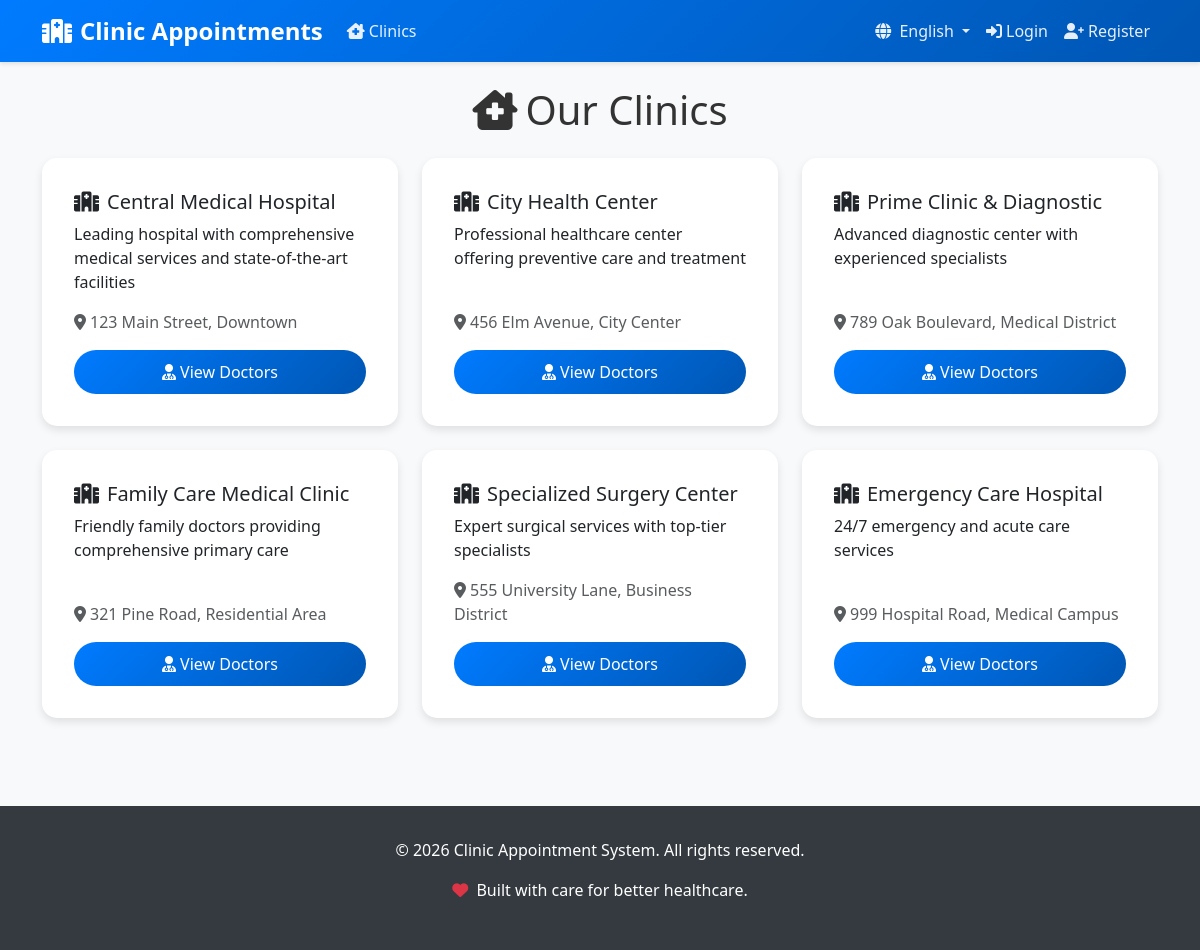
Page /clinics/ on the earlier database version.
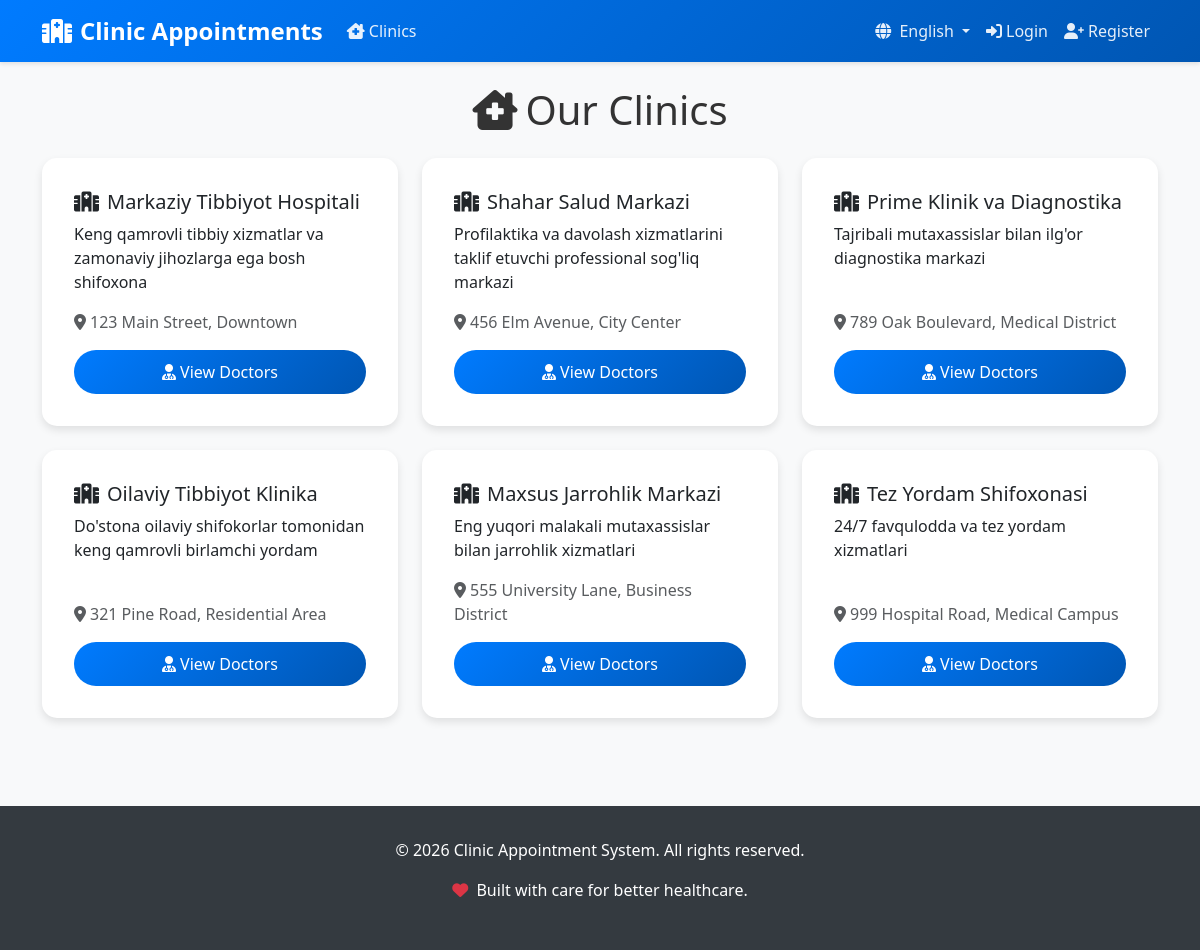
Same page on the later database version.
### clinic/models.py (models this page shows, shortened)
class Clinic(models.Model):
    name = models.CharField(_('Name'), max_length=100)
    address = models.TextField(_('Address'))
    description = models.TextField(_('Description'), blank=True)
    class Meta:
        verbose_name = _('Clinic')
        verbose_name_plural = _('Clinics')

### clinic/views.py (the view)
# urls.py: path('clinics/', views.clinic_list, name='clinic_list'),
def clinic_list(request):
    clinics = Clinic.objects.all()
    return render(request, 'clinic/clinic_list.html', {'clinics': clinics})

### clinic/templates/clinic/clinic_list.html (shortened to what this page needs)
{% extends 'clinic/base.html' %}
{% load i18n %}
{% block content %}
<div class="row">
    <div class="col-12">
        <h1 class="text-center mb-4"><i class="fas fa-clinic-medical me-2"></i>{% trans "Our Clinics" %}</h1>
    </div>
</div>
<div class="row">
    {% for clinic in clinics %}
    <div class="col-lg-4 col-md-6 mb-4">
        <div class="card h-100">
            <div class="card-body d-flex flex-column">
                <h5 class="card-title"><i class="fas fa-hospital me-2"></i>{{ clinic.name }}</h5>
                <p class="card-text flex-grow-1">{{ clinic.description }}</p>
                <p class="text-muted"><i class="fas fa-map-marker-alt me-1"></i>{{ clinic.address }}</p>
                <a href="{% url 'clinic_detail' clinic.id %}" class="btn btn-primary mt-auto"><i class="fas fa-user-md me-1"></i>{% trans "View Doctors" %}</a>
            </div>
        </div>
    </div>
    {% endfor %}
</div>
{% endblock %}

Differences in the rows shown:
changed Clinic "123 Main Street, Downtown": name "Central Medical Hospital" → "Markaziy Tibbiyot Hospitali"; description "Leading hospital with comprehensive medical services and state-of-the-art facilities" → "Keng qamrovli tibbiy xizmatlar va zamonaviy jihozlarga ega bosh shifoxona"
changed Clinic "456 Elm Avenue, City Center": name "City Health Center" → "Shahar Salud Markazi"; description "Professional healthcare center offering preventive care and treatment" → "Profilaktika va davolash xizmatlarini taklif etuvchi professional sog'liq markazi"
changed Clinic "789 Oak Boulevard, Medical District": name "Prime Clinic & Diagnostic" → "Prime Klinik va Diagnostika"; description "Advanced diagnostic center with experienced specialists" → "Tajribali mutaxassislar bilan ilg'or diagnostika markazi"
changed Clinic "321 Pine Road, Residential Area": name "Family Care Medical Clinic" → "Oilaviy Tibbiyot Klinika"; description "Friendly family doctors providing comprehensive primary care" → "Do'stona oilaviy shifokorlar tomonidan keng qamrovli birlamchi yordam"
changed Clinic "555 University Lane, Business District": name "Specialized Surgery Center" → "Maxsus Jarrohlik Markazi"; description "Expert surgical services with top-tier specialists" → "Eng yuqori malakali mutaxassislar bilan jarrohlik xizmatlari"
changed Clinic "999 Hospital Road, Medical Campus": name "Emergency Care Hospital" → "Tez Yordam Shifoxonasi"; description "24/7 emergency and acute care services" → "24/7 favqulodda va tez yordam xizmatlari"
